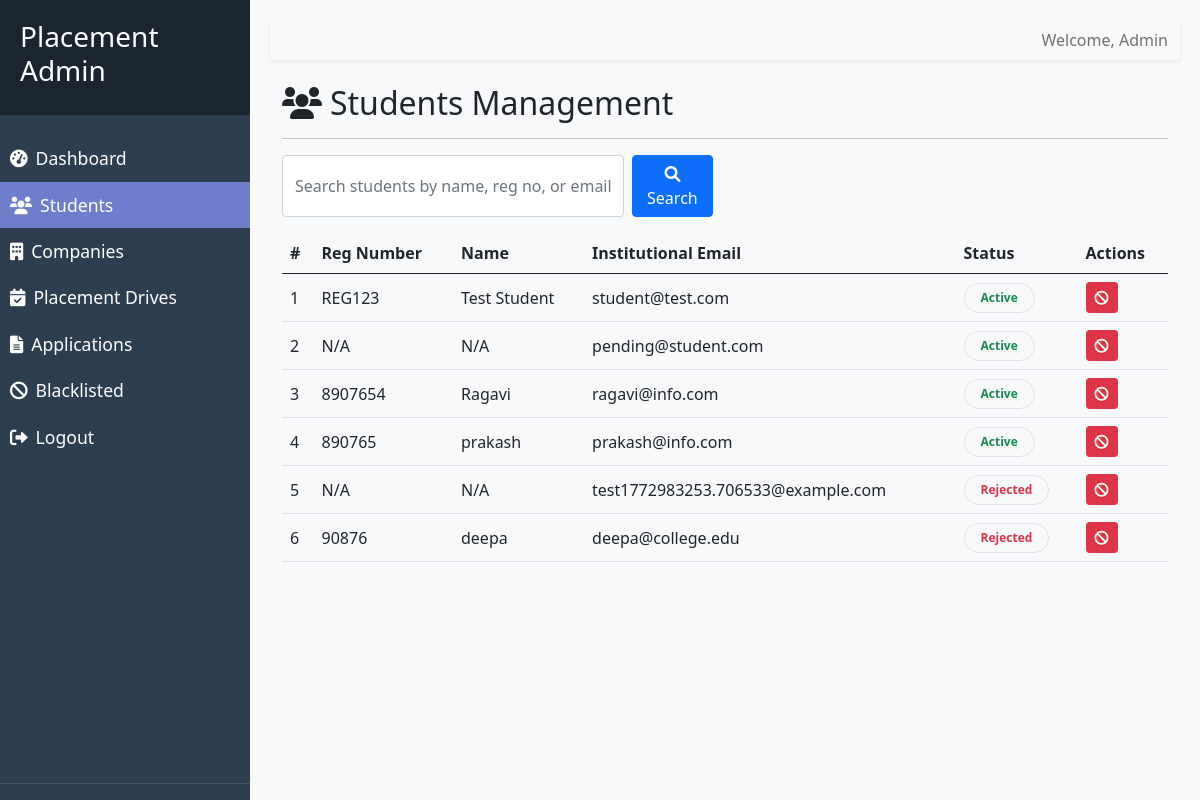
The page /admin/students (signed in) on the database as committed earlier.
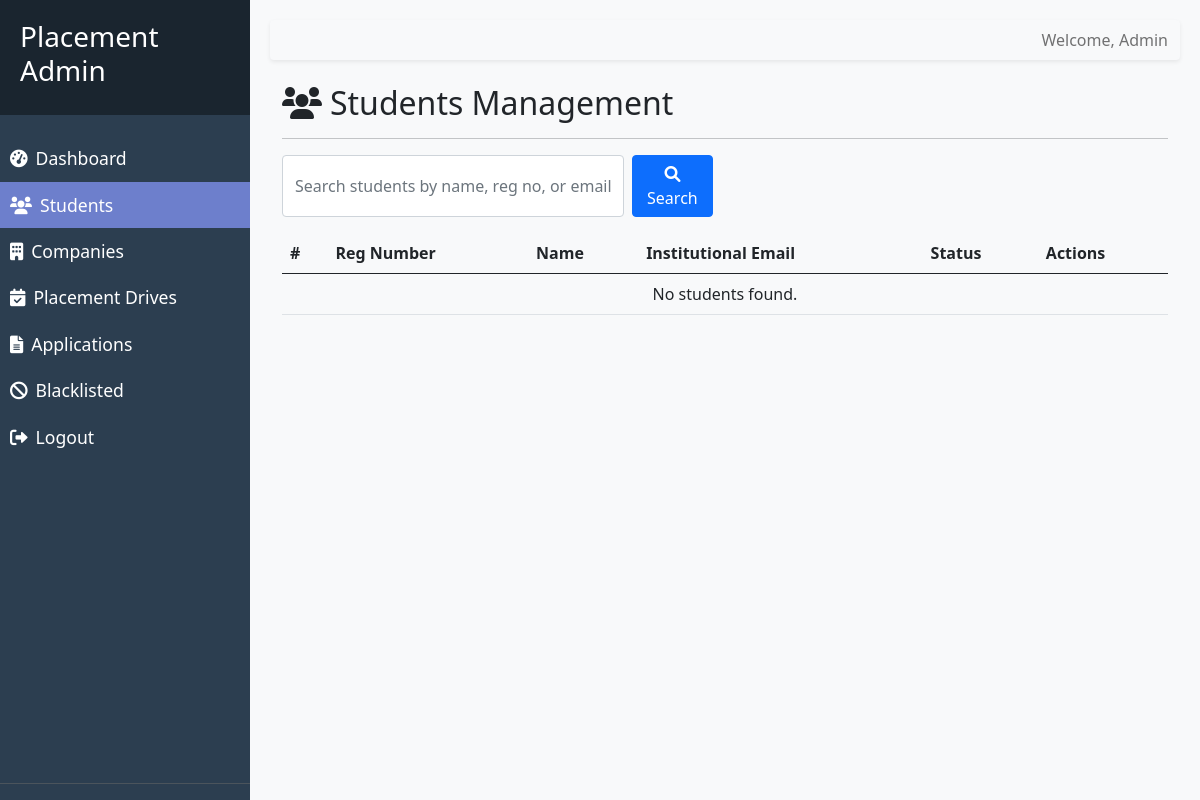
The same page on the database as committed later.
### models/account.py (models this page shows, shortened)
class Account(db.Model):
    __tablename__ = "accounts"
    id = db.Column(db.Integer, primary_key=True)
    login_identifier = db.Column(db.String(255), unique=True, nullable=False)
    password_hash = db.Column(db.String(255), nullable=False)
    role = db.Column(db.String(50), nullable=False)
    account_state = db.Column(
        db.String(50),
        nullable=False,
        default=AccountState.PENDING_VERIFICATION.value,
    )
    student_profile = db.relationship("StudentProfile", backref="account", lazy=True, uselist=False, cascade="all, delete-orphan")
    company_profile = db.relationship("CompanyProfile", backref="account", lazy=True, uselist=False, cascade="all, delete-orphan")
    created_at = db.Column(
        db.DateTime,
        nullable=False,
        default=datetime.now,
    )
    last_login_at = db.Column(db.DateTime, nullable=True)

### models/student_profile.py (models this page shows, shortened)
class StudentProfile(db.Model):
    __tablename__ = "student_profiles"
    id = db.Column(db.Integer, primary_key=True)
    account_id = db.Column(db.Integer, db.ForeignKey("accounts.id"), unique=True, nullable=False)
    full_name = db.Column(db.String(255), nullable=False)
    university_register_number = db.Column(db.String(100), unique=True, nullable=False)
    gender_code = db.Column(db.String(20), nullable=True)
    date_of_birth = db.Column(db.Date, nullable=True)
    institutional_email = db.Column(db.String(255), unique=True, nullable=False)
    personal_email = db.Column(db.String(255), nullable=True)
    primary_phone = db.Column(db.String(20), nullable=False)
    secondary_phone = db.Column(db.String(20), nullable=True)
    skills = db.Column(db.String(500), nullable=True)
    cv_filename = db.Column(db.String(255), nullable=True)

### routes/moderation_routes.py (the view, shortened to what this page needs)
@admin_bp.route("/students", endpoint="students")
def list_registered_students():
    search_query = request.args.get('q', '').strip()
    query = Account.query.filter_by(role=AccountRole.STUDENT.value)
    students = query.all()
    return render_template("admin/students.html", students=students, search_query=search_query)

### routes/moderation_routes.py (called while the page is built)
@admin_bp.before_request
def admin_required():
    if session.get("role") != "admin":
        return redirect(url_for("auth.admin_login"))

### templates/admin/students.html (shortened to what this page needs)
{% extends 'base_admin.html' %}
{% block content %}
<div class="container-fluid">
    <div class="row">
        <div class="col-12">
            <h2><i class="fas fa-users me-2"></i>Students Management</h2>
            <hr>
            <div class="row mb-3">
                <div class="col-md-6">
                    <form action="{{ url_for('admin.students') }}" method="GET" class="d-flex">
                        <input type="text" name="q" class="form-control me-2"
                            placeholder="Search students by name, reg no, or email..." value="{{ search_query or '' }}">
                        <button type="submit" class="btn btn-primary"><i class="fas fa-search"></i> Search</button>
                    </form>
                </div>
            </div>
            <div class="portal-panel mt-3">
                <div class="table-responsive">
                    <table class="table table-hover align-middle mb-0">
                        <thead class="bg-light border-bottom">
                            <tr>
                                <th>#</th>
                                <th>Reg Number</th>
                                <th>Name</th>
                                <th>Institutional Email</th>
                                <th>Status</th>
                                <th>Actions</th>
                            </tr>
                        </thead>
                        <tbody>
                            {% for account in students %}
                            <tr>
                                <td>{{ loop.index }}</td>
                                <td>{{ account.student_profile.university_register_number if account.student_profile
                                    else 'N/A' }}</td>
                                <td>{{ account.student_profile.full_name if account.student_profile else 'N/A' }}</td>
                                <td>{{ account.login_identifier }}</td>
                                <td>
                                    {{ account.account_state | status_badge }}
                                </td>
                                <td>
                                    <div class="d-flex gap-1">
                                        <form
                                            action="{{ url_for('admin.blacklist_entity', entity_type='student', entity_id=account.student_profile.id if account.student_profile else account.id) }}"
                                            method="POST" class="d-inline">
                                            <button type="submit" class="btn btn-sm btn-danger" title="Blacklist"
                                                onclick="return confirm('Are you sure you want to blacklist this student?')">
                                                <i class="fas fa-ban"></i>
                                            </button>
                                        </form>
                                    </div>
                                </td>
                            </tr>
                            {% else %}
                            <tr>
                                <td colspan="6" class="text-center">
                                    {% if search_query %}
                                    No matching records found for "{{ search_query }}".
                                    {% else %}
                                    No students found.
                                    {% endif %}
                                </td>
                            </tr>
                            {% endfor %}
                        </tbody>
                    </table>
                </div>
            </div>
        </div>
    </div>
    {% endblock %}

### templates/base_admin.html (shortened to what this page needs)
<!DOCTYPE html>
<html lang="en">
<head>
    <link href="{{ url_for('static', filename='bootstrap-5.0.2-dist/css/bootstrap.min.css') }}" rel="stylesheet">
    <link href="https://cdnjs.cloudflare.com/ajax/libs/font-awesome/6.0.0/css/all.min.css" rel="stylesheet">
</head>
<body>
<nav id="sidebar">
        <div class="sidebar-header">
            <h3>Placement Admin</h3>
        </div>
        <ul class="list-unstyled components">
            <li class="{% if request.endpoint == 'admin.dashboard' %}active{% endif %}">
                <a href="{{ url_for('admin.dashboard') }}"><i class="fas fa-tachometer-alt me-2"></i>Dashboard</a>
            </li>
            <li class="{% if request.endpoint == 'admin.students' %}active{% endif %}">
                <a href="{{ url_for('admin.students') }}"><i class="fas fa-users me-2"></i>Students</a>
            </li>
            <li class="{% if request.endpoint == 'admin.companies' %}active{% endif %}">
                <a href="{{ url_for('admin.companies') }}"><i class="fas fa-building me-2"></i>Companies</a>
            </li>
            <li class="{% if request.endpoint == 'admin.drives' %}active{% endif %}">
                <a href="{{ url_for('admin.drives') }}"><i class="fas fa-calendar-check me-2"></i>Placement Drives</a>
            </li>
            <li class="{% if request.endpoint == 'admin.applications' %}active{% endif %}">
                <a href="{{ url_for('admin.applications') }}"><i class="fas fa-file-alt me-2"></i>Applications</a>
            </li>
            <li class="{% if request.endpoint == 'admin.blacklisted' %}active{% endif %}">
                <a href="{{ url_for('admin.blacklisted') }}"><i class="fas fa-ban me-2"></i>Blacklisted</a>
            </li>
            <li>
                <a href="{{ url_for('auth.logout') }}"><i class="fas fa-sign-out-alt me-2"></i>Logout</a>
            </li>
        </ul>
    </nav>
<div id="content">
        <nav class="navbar navbar-expand-lg navbar-light bg-light mb-4 shadow-sm rounded">
            <div class="container-fluid">
                <div class="ms-auto">
                    <span class="navbar-text">
                        Welcome, Admin
                    </span>
                </div>
            </div>
        </nav>
        {% block content %}{% endblock %}
    </div>
</body>
</html>

### templates/base_admin.html (style rules this page uses)
body { display: flex; min-height: 100vh; background-color: #f8f9fa; }
#sidebar { min-width: 250px; max-width: 250px; background: #2c3e50; color: white; transition: all 0.3s; height: 100vh; position: fixed; display: flex; flex-direction: column; }
.components { overflow-y: auto; flex-grow: 1; }
#content { margin-left: 250px; width: calc(100% - 250px); padding: 20px; min-height: 100vh; transition: all 0.3s; }
#sidebar .sidebar-header { padding: 20px; background: #1a252f; }
#sidebar ul.components { padding: 20px 0; border-bottom: 1px solid #4b545c; }
#sidebar ul li a { padding: 10px; font-size: 1.1em; display: block; color: white; text-decoration: none; }
#sidebar ul li.active>a { color: #fff; background: #6d7fcc; }

Rows that differ between the two databases and show on the page:
removed Account: student_profile "REG123", student_profile "Test Student", login_identifier "student@test.com", account_state|status_badge "Active"
removed Account: student_profile "N/A", login_identifier "pending@student.com", account_state|status_badge "Active"
removed Account: student_profile "8907654", student_profile "Ragavi", login_identifier "ragavi@info.com", account_state|status_badge "Active"
removed Account: student_profile "890765", student_profile "prakash", login_identifier "prakash@info.com", account_state|status_badge "Active"
removed Account: student_profile "N/A", login_identifier "test1772983253.706533@example.com", account_state|status_badge "Rejected"
removed Account: student_profile "90876", student_profile "deepa", login_identifier "deepa@college.edu", account_state|status_badge "Rejected"
Other text that changed with them:
text now shown: "No students found."
